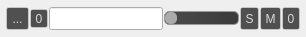
<?xml version="1.0" encoding="UTF-8"?>
<ui version="4.0">
 <class>guiLayerItem</class>
 <widget class="QWidget" name="guiLayerItem">
  <property name="geometry">
   <rect>
    <x>0</x>
    <y>0</y>
    <width>306</width>
    <height>37</height>
   </rect>
  </property>
  <property name="windowTitle">
   <string>Form</string>
  </property>
  <property name="styleSheet">
   <string notr="true">QGroupBox{

/*
    border-top: 1px solid rgb(100,100,100);
    border-left: 1px solid rgb(100,100,100);
    border-right: 1px solid rgb(90,90,90);
    border-bottom: 1px solid rgb(75,75,75);

background-color: qlineargradient(spread:pad, x1:0, y1:1, x2:1, y2:0, stop:0 rgba(45, 62, 109, 255), stop:1 rgba(65, 97, 145, 255));
	border: 1px solid grey;
	border-radius: 2px;
*/
	border: 0px;	

	color: white;

	padding: 4px;
	margin: 2px;
}



QPushButton{
	color: rgba(255,255,255,200);
	background-color: rgb(80,80,80);
	border: 1px solid rgba(255,255,255,100);
	border-radius: 2px;
}

QPushButton::hover{
	color: rgba(255,255,255,255);
	background-color: rgb(100,100,100);
}

QToolButton{
	color: rgba(255,255,255,200);
	background-color: rgb(80,80,80);
	border: 1px solid rgba(255,255,255,100);
	border-radius: 2px;
}

QToolButton::hover{
	color: rgba(255,255,255,255);
	background-color: rgb(100,100,100);
}

/********************************************************
/* Sliders
/*******************************************************/

QSlider{
	background: rgba(0,0,0,0);
}

QSlider::groove:horizontal {
     border: 1px solid #999999;
	border-radius: 5px;
     height: 12px; /* the groove expands to the size of the slider by default. by giving it a height, it has a fixed size */
     background: qlineargradient(x1:0, y1:0, x2:1, y2:0, stop:0 rgba(75,75,75, 255), stop:1 rgba(59,59,59, 255));
     margin: 2px 0;
 }

QSlider::handle:horizontal {
     border: 0px;
	background-color: rgb(171, 171, 171);
     width: 12px;
     margin: 0px 0 0px 0; /* handle is placed by default on the contents rect of the groove. Expand outside the groove */
	border-radius: 5px;
 }

QSlider::handle:horizontal:hover {
     border: 0px;
	background-color: rgb(200, 200, 200);
     width: 12px;
     margin: 0px 0 0px 0; /* handle is placed by default on the contents rect of the groove. Expand outside the groove */
	border-radius: 5px;
 }</string>
  </property>
  <layout class="QGridLayout" name="gridLayout_2">
   <property name="leftMargin">
    <number>0</number>
   </property>
   <property name="topMargin">
    <number>0</number>
   </property>
   <property name="rightMargin">
    <number>0</number>
   </property>
   <property name="bottomMargin">
    <number>0</number>
   </property>
   <property name="spacing">
    <number>2</number>
   </property>
   <item row="0" column="0">
    <widget class="QGroupBox" name="groupBox">
     <property name="sizePolicy">
      <sizepolicy hsizetype="Minimum" vsizetype="Preferred">
       <horstretch>0</horstretch>
       <verstretch>0</verstretch>
      </sizepolicy>
     </property>
     <property name="title">
      <string/>
     </property>
     <layout class="QHBoxLayout" name="horizontalLayout" stretch="0,0,1,0,0,0,0">
      <property name="spacing">
       <number>1</number>
      </property>
      <property name="leftMargin">
       <number>0</number>
      </property>
      <property name="topMargin">
       <number>0</number>
      </property>
      <property name="rightMargin">
       <number>0</number>
      </property>
      <property name="bottomMargin">
       <number>0</number>
      </property>
      <item>
       <widget class="QToolButton" name="toolButton">
        <property name="minimumSize">
         <size>
          <width>23</width>
          <height>23</height>
         </size>
        </property>
        <property name="maximumSize">
         <size>
          <width>23</width>
          <height>23</height>
         </size>
        </property>
        <property name="toolTip">
         <string>Click for layer menu</string>
        </property>
        <property name="text">
         <string>...</string>
        </property>
        <property name="iconSize">
         <size>
          <width>18</width>
          <height>18</height>
         </size>
        </property>
       </widget>
      </item>
      <item>
       <widget class="QToolButton" name="toolButton_midiInPort">
        <property name="toolTip">
         <string>MIDI In Port</string>
        </property>
        <property name="text">
         <string>0</string>
        </property>
       </widget>
      </item>
      <item>
       <widget class="QLineEdit" name="lineEdit">
        <property name="sizePolicy">
         <sizepolicy hsizetype="MinimumExpanding" vsizetype="Fixed">
          <horstretch>0</horstretch>
          <verstretch>0</verstretch>
         </sizepolicy>
        </property>
        <property name="minimumSize">
         <size>
          <width>75</width>
          <height>23</height>
         </size>
        </property>
        <property name="maximumSize">
         <size>
          <width>16777215</width>
          <height>23</height>
         </size>
        </property>
        <property name="readOnly">
         <bool>true</bool>
        </property>
       </widget>
      </item>
      <item>
       <widget class="QSlider" name="gainSlider">
        <property name="maximumSize">
         <size>
          <width>75</width>
          <height>16777215</height>
         </size>
        </property>
        <property name="maximum">
         <number>127</number>
        </property>
        <property name="orientation">
         <enum>Qt::Horizontal</enum>
        </property>
       </widget>
      </item>
      <item>
       <widget class="QToolButton" name="toolButton_solo">
        <property name="maximumSize">
         <size>
          <width>16777215</width>
          <height>23</height>
         </size>
        </property>
        <property name="styleSheet">
         <string notr="true">QToolButton::Checked {
	
	background-color: rgb(154, 132, 6);
	color: white;
}</string>
        </property>
        <property name="text">
         <string>S</string>
        </property>
        <property name="checkable">
         <bool>true</bool>
        </property>
        <property name="checked">
         <bool>false</bool>
        </property>
       </widget>
      </item>
      <item>
       <widget class="QToolButton" name="toolButton_mute">
        <property name="maximumSize">
         <size>
          <width>16777215</width>
          <height>23</height>
         </size>
        </property>
        <property name="styleSheet">
         <string notr="true">QToolButton::Checked {
	
	background-color: rgb(173, 0, 0);
	color: white;
}</string>
        </property>
        <property name="text">
         <string>M</string>
        </property>
        <property name="checkable">
         <bool>true</bool>
        </property>
        <property name="checked">
         <bool>false</bool>
        </property>
       </widget>
      </item>
      <item>
       <widget class="QToolButton" name="toolButton_bus">
        <property name="maximumSize">
         <size>
          <width>16777215</width>
          <height>23</height>
         </size>
        </property>
        <property name="styleSheet">
         <string notr="true"/>
        </property>
        <property name="text">
         <string>0</string>
        </property>
        <property name="checkable">
         <bool>false</bool>
        </property>
        <property name="checked">
         <bool>false</bool>
        </property>
       </widget>
      </item>
     </layout>
    </widget>
   </item>
  </layout>
  <action name="actionEdit_Filter">
   <property name="text">
    <string>Edit MIDI Filter...</string>
   </property>
  </action>
  <action name="actionRemove_Layer">
   <property name="text">
    <string>Remove Layer</string>
   </property>
  </action>
  <action name="actionReload_Layer">
   <property name="text">
    <string>Reload Layer</string>
   </property>
   <property name="toolTip">
    <string>Reload Layer</string>
   </property>
  </action>
  <action name="actionOpen_in_File_Manager">
   <property name="text">
    <string>Open in File Manager</string>
   </property>
  </action>
 </widget>
 <resources/>
 <connections/>
</ui>
